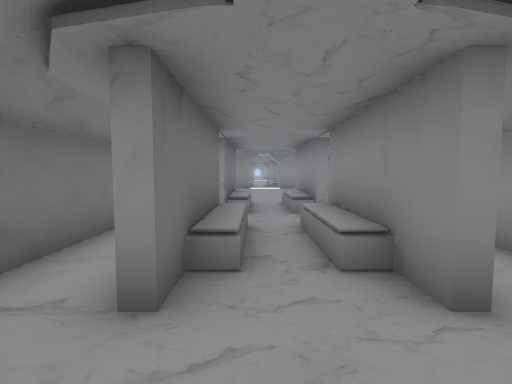
View 1 (above)

16 first-person views from a walk through a level from a Godot 3-D game. The camera is 1.5 m above the floor, tilts 4° down and sees 85° across. The floor is counted in squares, 2 m on a side. Each view is taken from the middle of a square. On the plan, view 1 faces up. The plan holds only what a view shows up to about 10 squares ahead; the rest is blank. The place goes on beyond the plan. Characters and animated objects are left out.

View 2
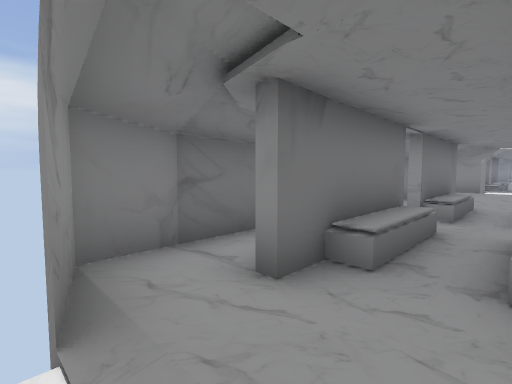

View 3
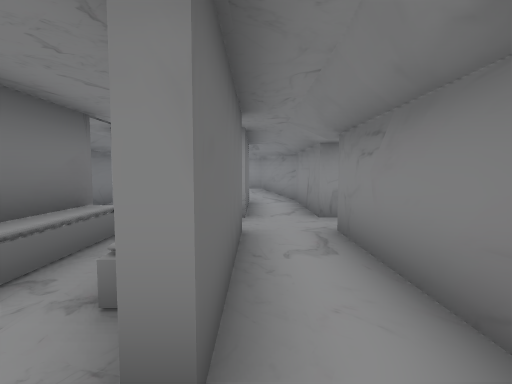

View 4
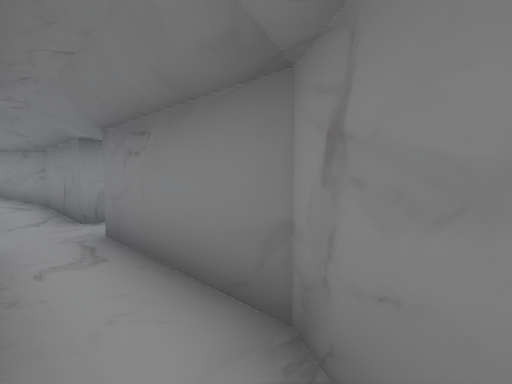

View 5
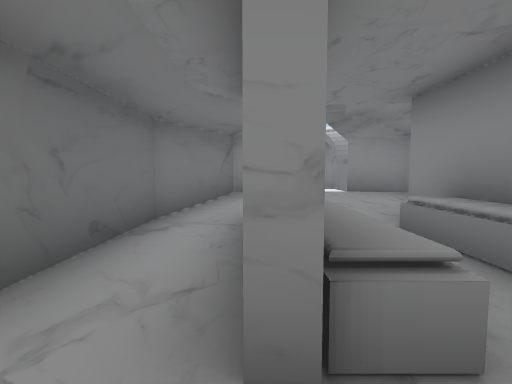

View 6
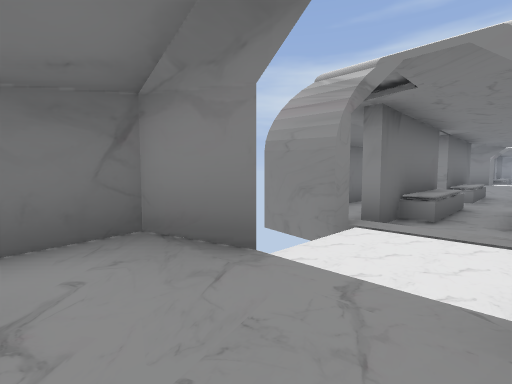

View 7
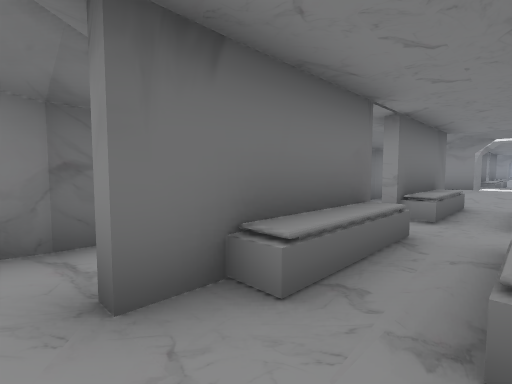

View 8
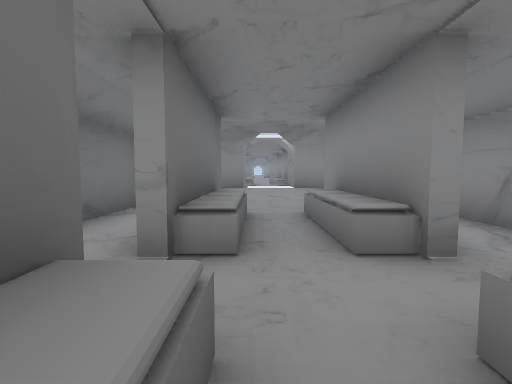

View 9
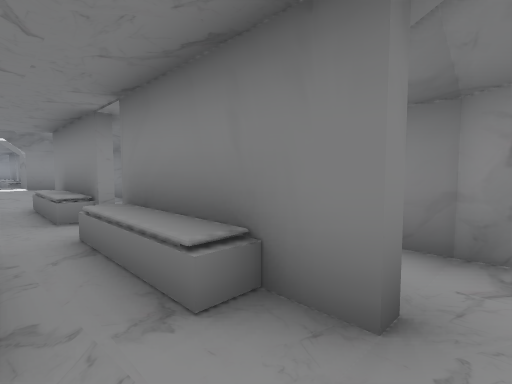

View 10
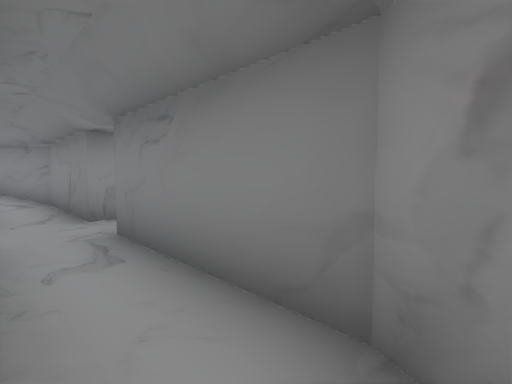

View 11
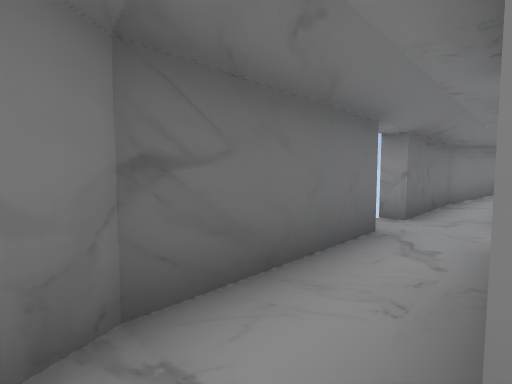

View 12
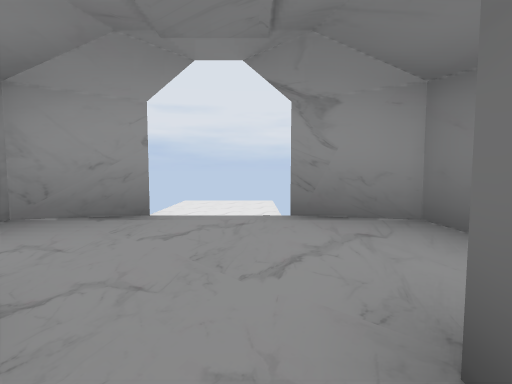

View 13
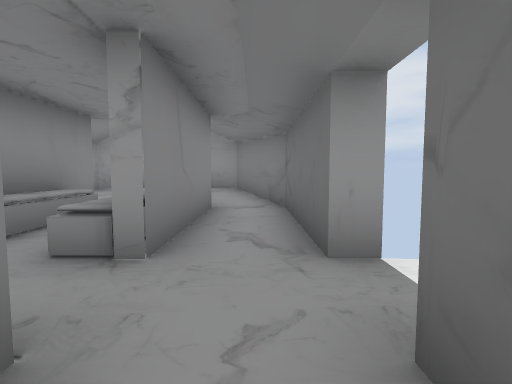

View 14
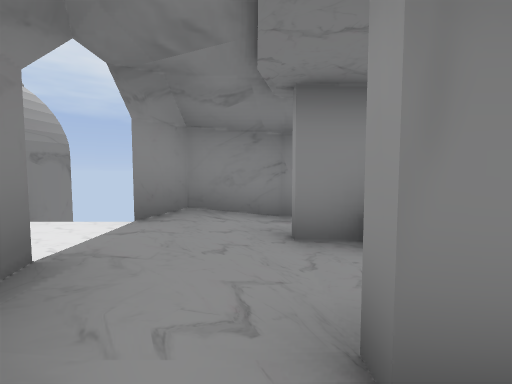

View 15
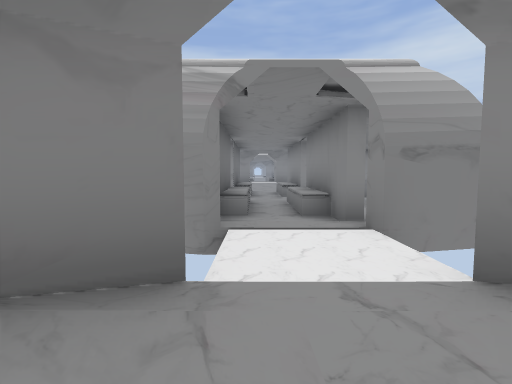

View 16
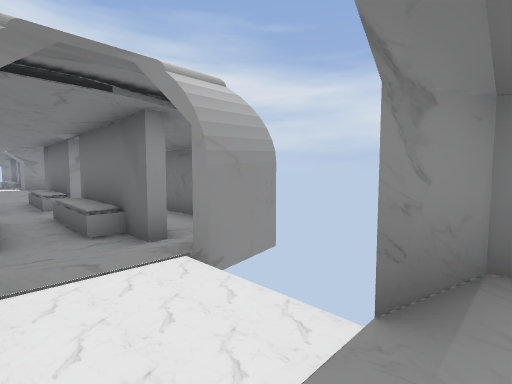

### Floor plan
Key: @ floor where view 1 was taken; # wall or solid block; . main floor; : floor 0.5 m higher than the main floor; / step, stairs or slope; ^ raised ledge.
Columns run from 3 left of view 1 to 4 right of it. Each row starts with its distance up from view 1.
 28  #:::
 27  ##::#
 26  ##::##
 25 ##////##
 24 #.#..#.#
 23 #.#.^#.#
 22 #.#.^..#
 21 #.#.^..#
 20 ........
 19 #.#.^..#
 18 #.#.^..#
 17 #.#.^..#
 16 #.#.#/.#
 15 #/////##
 14 ###::##
 13  ##::#
 12 ##/::##
 11 #/////##
 10 #.#..#.#
  9 #.#.^#.#
  8 #.#.^..#
  7 #.#.^..#
  6 ........
  5 #.#.^..#
  4 #.#.^..#
  3 #.#.^..#
  2 #///#//#
  1 ##////##
  0  ##@:##
 -1    ::

Positions as (right, up) in squares from view 1, and headings:
1: (0, 0), facing up
2: (1, 0), facing up-left
3: (2, 1), facing up
4: (2, 1), facing up-right
5: (-1, 6), facing up
6: (1, 11), facing up-left
7: (1, 15), facing up-left
8: (0, 18), facing up
9: (0, 15), facing up-right
10: (2, 15), facing up-right
11: (-1, 15), facing up-left
12: (0, 3), facing down
13: (-2, 8), facing down
14: (-2, 11), facing right
15: (0, 11), facing up
16: (1, 28), facing down-left
